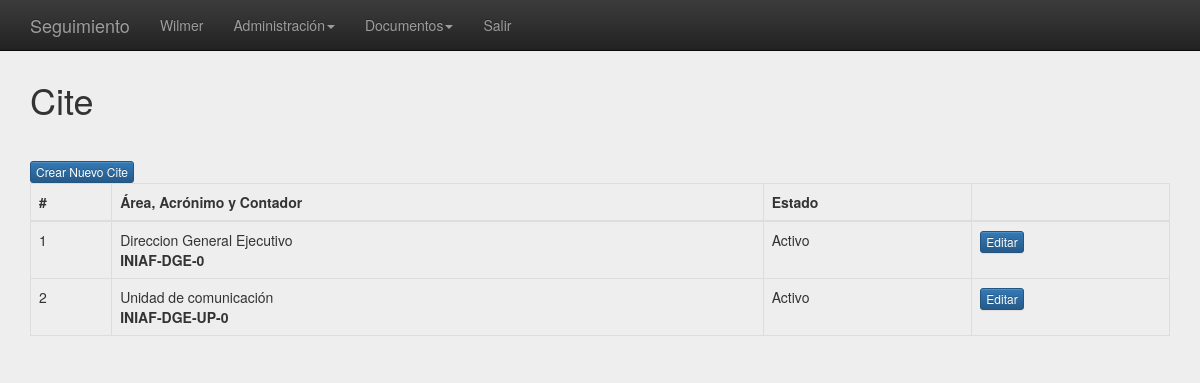
The page /index.php?controller=cite&action=index (signed in) on the database as committed earlier.
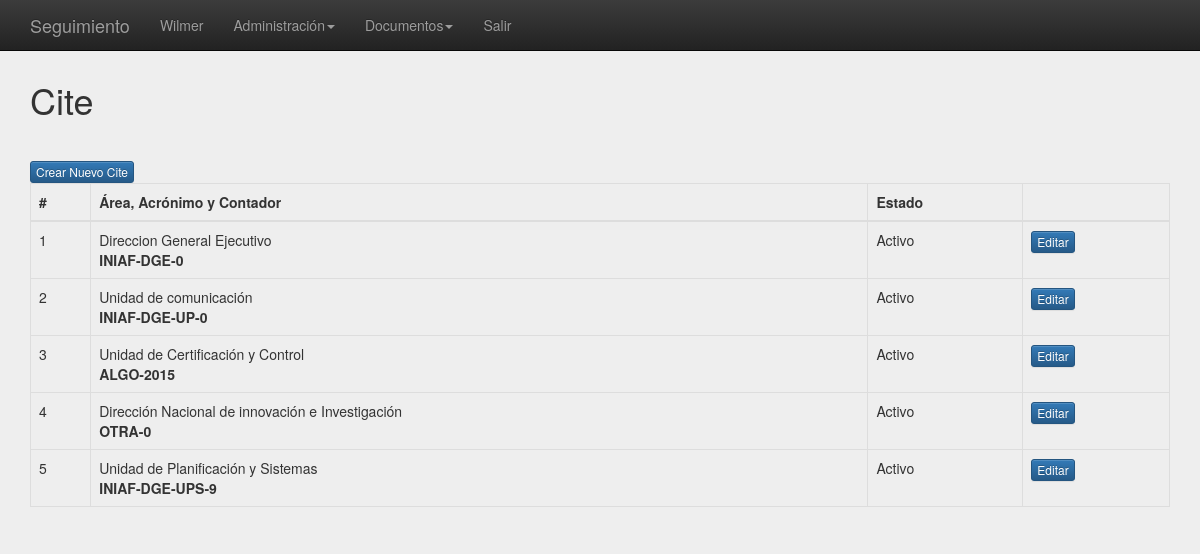
The same page on the database as committed later.
### tables this page shows
CREATE TABLE `recurso` (
  `id` int(11) NOT NULL AUTO_INCREMENT,
  `controlador` varchar(25) DEFAULT NULL,
  `accion` varchar(25) DEFAULT NULL,
  `etiqueta` varchar(60) DEFAULT NULL,
  `idrecurso` int(11) DEFAULT NULL,
  `orden` int(2) DEFAULT '0',
  `fregistro` date DEFAULT NULL,
  `link` varchar(200) DEFAULT NULL,
  PRIMARY KEY (`id`)
);

CREATE TABLE `cite` (
  `id` int(11) NOT NULL AUTO_INCREMENT,
  `idestructura` int(11) DEFAULT NULL,
  `acronimo` varchar(60) DEFAULT NULL,
  `contador` int(7) DEFAULT NULL,
  `tipocreacion` varchar(30) DEFAULT NULL,
  `estado` int(1) DEFAULT NULL,
  PRIMARY KEY (`id`),
  KEY `fk_acron_estruc` (`idestructura`),
  CONSTRAINT `fk_acron_estruc` FOREIGN KEY (`idestructura`) REFERENCES `estructura` (`idforaneo`)
);

CREATE TABLE `estructura` (
  `id` int(11) NOT NULL AUTO_INCREMENT,
  `idforaneo` int(11) DEFAULT NULL,
  `nombre` varchar(60) DEFAULT NULL,
  `idestructura` int(11) DEFAULT NULL,
  `descripcion` text,
  `acronimo` varchar(25) DEFAULT NULL,
  `fregistro` date DEFAULT NULL,
  `estado` int(1) DEFAULT NULL,
  PRIMARY KEY (`id`),
  KEY `fk_est_dependiente` (`idestructura`),
  KEY `idforaneo` (`idforaneo`),
  CONSTRAINT `fk_est_dependiente` FOREIGN KEY (`idestructura`) REFERENCES `estructura` (`id`)
);

### core/ControladorBase.php (called while the page is built, shortened)
<?php
class ControladorBase{
    public function __construct() {
        require_once 'EntidadBase.php';
    }
    public function view($vista,$datos){
        require_once 'view/'.$vista.'View.php';
    }
}
?>

### controller/CiteController.php (called while the page is built, shortened)
<?php
class CiteController  extends ControladorBase{
    public function index(){
        $cite = new Cite();
        $allcite = $cite->getAcronimoAll();
        $this->view("cite",array(
            "allcite"=>$allcite,
            "title"    =>"SSEGUI - Cite"
        ));
    }
}

### core/EntidadBase.php (called while the page is built, shortened)
<?php
class EntidadBase{
    private $db;
    public function __construct($table) {
        require_once 'Conectar.php';
        $this->conectar=new Conectar();
        $this->db = $this->conectar->conexion();
    }
    public function db(){
        return $this->db;
    }
    public function ejecutarSql($query){
        $query=$this->db()->query($query);
        if($query==true){
            if($query->num_rows>0){
                while($row = $query->fetch_object()) {
                   $resultSet[]=$row;
                }
            }else{
                $resultSet=false;
            }
        }else{
            $resultSet=false;
        }
        return $resultSet;
    }
    public function sqlRecurso($query){
        $query=$this->db()->query($query);
        if($query==true){
            $c = 0;
            if($query->num_rows>1){
                while($row = $query->fetch_row()) {
                   $resultSet[$c]['id']=$row[0];
                   $resultSet[$c]['idrecurso']=$row[4];
                   $resultSet[$c]['etiqueta']=$row[3];
                   $resultSet[$c]['controller']=$row[1];
                   $resultSet[$c]['action']=$row[2];
                   $resultSet[$c]['link']=$row[6];
                   $resultSet[$c]['order']=$row[5];
                   $c++;
                }
            }else{
                $resultSet=true;
            }
        }else{
            $resultSet=false;
        }
        return $resultSet;
    }
}
?>

### core/Conectar.php (called while the page is built, shortened)
<?php
class Conectar{
    private $driver;
    private $host, $user, $pass, $database, $charset;
    private $con;
    public function __construct() {
        $this->driver='mysql';
        $this->host='localhost';
        $this->user='root';
        $this->pass='';
        $this->database='ssegui';
        $this->charset='utf8';
    }
    public function conexion(){
        if($this->driver=="mysql" || $this->driver==null){
            $this->con = new mysqli($this->host, $this->user, $this->pass, $this->database);
            $this->con->query("SET NAMES '".$this->charset."'");
        }
        return $this->con;
    }
}
?>

### model/Recurso.php (called while the page is built, shortened)
<?php
class Recurso extends EntidadBase{
    function getRecurso(){
        $query = "SELECT id,controlador,accion, etiqueta, idrecurso, orden fregistro, link FROM recurso ORDER BY orden ASC";
        $recurso = $this->sqlRecurso($query);
        return $recurso;
    }
}

### model/Cite.php (called while the page is built, shortened)
<?php
class Cite extends EntidadBase{
    public function __construct() {
        $table="cite";
    }
    public function getAcronimoAll(){
        $sql = 'SELECT c.id,e.nombre,c.acronimo,c.contador,c.tipocreacion,c.estado FROM cite c join estructura e on e.id = c.idestructura';
        $cite = $this->ejecutarSql($sql);
        return $cite;
    }
}

### core/Helpers.php (the view, shortened to what this page needs)
<?php
class Helpers
{
	public function generateMenu($arr, $ul = ''){
        echo '<ul'.$ul.'>';
        foreach ($arr as $val) {
            if (!empty($val['children'])) {
                echo '<li class="dropdown"><a href="index.php?controller='.$val['controller'].'&action='.$val['action'].'" class="dropdown-toggle" data-toggle="dropdown" role="button" aria-expanded="false">'.$val['etiqueta'].'<span class="caret"></span></a>';
                $this->generateMenu($val['children'],' class="dropdown-menu" role="menu"');
                echo '</li>';
            } else {
                echo '<li><a href="index.php?controller='.$val['controller'].'&action='.$val['action'].'">' . $val['etiqueta'] . '</a></li>';
            }
        }
        echo '</ul>';
	}
}
?>

### index.php (shortened to what this page needs)
<?php
require_once 'core/ControladorBase.php';
require_once 'core/ControladorFrontal.func.php';
if(isset($_GET["controller"])){
    $controllerObj=cargarControlador($_GET["controller"]);
    lanzarAccion($controllerObj);
}else{
    $controllerObj= cargarControlador(CONTROLADOR_DEFECTO);
    lanzarAccion($controllerObj);
}
?>

### core/ControladorFrontal.func.php (shortened to what this page needs)
<?php
function cargarControlador($controller){
    $controllerObj=new $controlador();
    return $controllerObj;
}
function cargarAccion($controllerObj,$action){
    $accion=$action;
    $controllerObj->$accion();
}
function lanzarAccion($controllerObj){
    if ( isset($_POST['email']) && isset($_POST['pass'] )) {
        if(isset($_GET["action"]) && method_exists($controllerObj, $_GET["action"])){
            cargarAccion(cargarControlador('usuarios'), $_GET["action"]);
        }else{
            cargarAccion($controllerObj, ACCION_DEFECTO);
        }
    } else {
        if(isset($_SESSION['email'])){
            if(isset($_GET["action"]) && method_exists($controllerObj, $_GET["action"])){
                cargarAccion($controllerObj, $_GET["action"]);
            }else{
                cargarAccion($controllerObj, ACCION_DEFECTO);
            }
        } else {
            $controllerObj=cargarControlador('usuarios');
            cargarAccion($controllerObj, 'viewLogin');
        }
    }
}
?>

### site/header.php (shortened to what this page needs)
<!DOCTYPE HTML>
<html lang="es">
    <head>
        <link href="site/css/bootstrap.min.css" rel="stylesheet">
        <link href="site/css/bootstrap-theme.min.css" rel="stylesheet">
        <link href="site/css/signin.css" rel="stylesheet">
        <link href="site/css/themes/base/jquery.ui.all.css" rel="stylesheet">
        <link rel="stylesheet" href="site/dist/css/select2.css">
    </head>
<body role="document">
<div id="divBoxed" class="container">

### site/menu.php (shortened to what this page needs)
    <nav class="navbar navbar-inverse navbar-fixed-top">
      <div class="container">
        <div class="navbar-header">
          <a class="navbar-brand" href="#">Seguimiento</a>
        </div>
        <div id="navbar" class="navbar-collapse collapse">
<?php
        require_once "core/Helpers.php";
        require_once "controller/RecursoController.php";
        $getMenu = new RecursoController();
        $menu = new Helpers();
        $new = array();
        $arr = $usuario->getRecurso();
        foreach ($arr as $a){
            $new[$a['idrecurso']][] = $a;
        }
        $arrayMenu = $getMenu->createTree($new, $new[0]);
        $menu->generateMenu($arrayMenu, ' class="nav navbar-nav"', $lmenu = '');
?>
        </div>
      </div>
    </nav>

### view/citeView.php
<?php
require_once 'site/header.php';
require_once 'site/menu.php';
?>
      <div class="page-header">
        <h1>Cite</h1>
      </div>
      <button class="btn btn-xs btn-primary" onClick="location.href='index.php?controller=cite&action=newcite'">Crear Nuevo Cite</button>
      <div class="row">
        <div class="col-md-12">
          <table class="table table-bordered">
            <thead>
              <tr>
                <th>#</th>
                <th>Área, Acrónimo y Contador</th>
                <th>Estado</th>
                <th>&nbsp;</th>
              </tr>
            </thead>
            <tbody>
            <?php foreach($allcite as $cite) {?>
              <tr>
                <td><?php echo $cite->id; ?></td>
                <td><?php echo $cite->nombre; ?><br><b><?php echo $cite->acronimo; ?>-<?php echo $cite->contador; ?></b></td>
                <td><?php echo ($cite->estado == 1) ? 'Activo' : 'Inactivo'; ?></td>
                <td><button class="btn btn-xs btn-primary" onClick="location.href='index.php?controller=cargos&action=editar&id=<?=$cargo->id?>'">Editar</button></td>
              </tr>
            <?php } ?>
            </tbody>
          </table>
        </div>
<?php
require_once 'site/foot.php';
?>

### site/foot.php (shortened to what this page needs)
        </div>
</body>
</html>

### site/css/signin.css (style rules this page uses)
body { padding-top: 40px; padding-bottom: 40px; background-color: #eee; }

Rows that differ between the two databases and show on the page:
added cite: id "3", idestructura.nombre "Unidad de Certificación y Control", acronimo "ALGO", contador "2015", estado "Activo"
added cite: id "4", idestructura.nombre "Dirección Nacional de innovación e Investigación", acronimo "OTRA", contador "0", estado "Activo"
added cite: id "5", idestructura.nombre "Unidad de Planificación y Sistemas", acronimo "INIAF-DGE-UPS", contador "9", estado "Activo"
